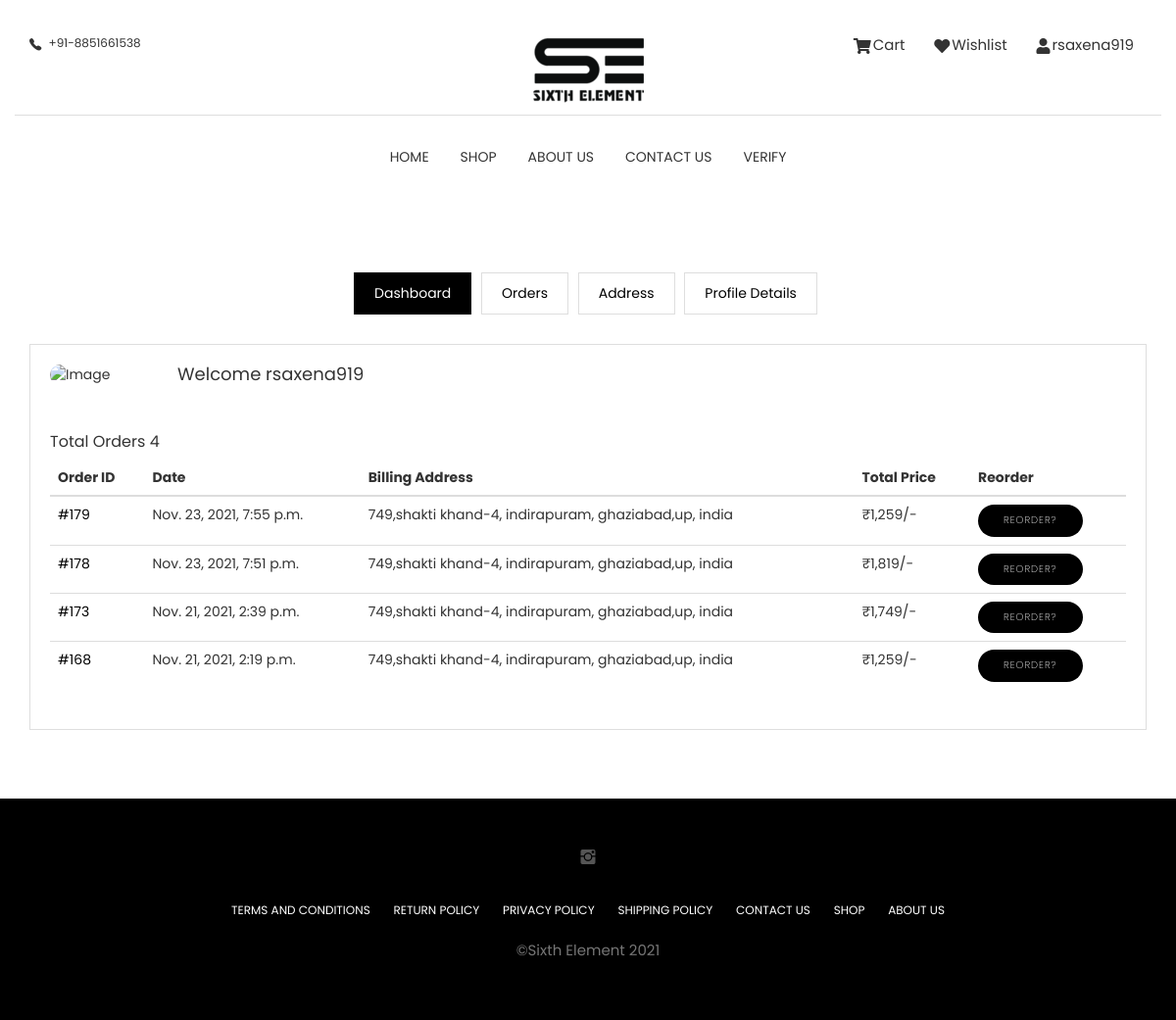
The page /dashboard (signed in) on the database as committed earlier.
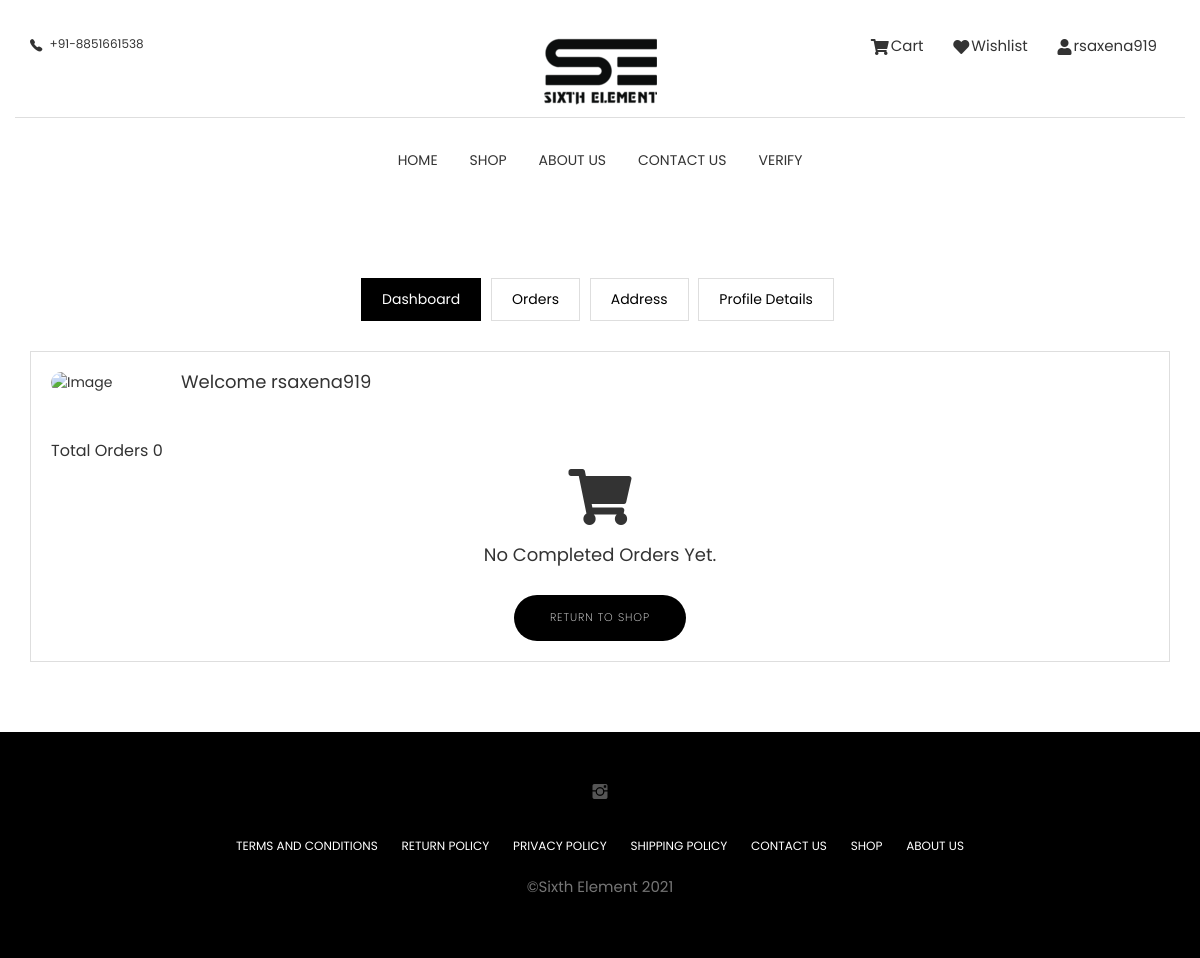
The same page on the database as committed later.
### basic/models.py (models this page shows, shortened)
class Order(models.Model):
    user = models.ForeignKey(User , on_delete=models.CASCADE)
    ordered = models.BooleanField(default=False)
    start_date = models.DateTimeField(auto_now_add=True)
    date = models.DateTimeField()
    final_amount = models.IntegerField(default=0)
    items = models.ManyToManyField(OrderItem)
    billing_address = models.ForeignKey('Billing_Address' , null=True, blank=True, on_delete=models.CASCADE)
    razorpay_id = models.CharField(max_length=100000000, null=True, blank=True)
    payment_id = models.CharField(max_length=10000000 , null=True, blank=True)
    signature = models.CharField(max_length=1000000000000 , null=True , blank=True)
    coupon_bool = models.BooleanField(default=False)
    coupon  = models.ForeignKey('Coupons' ,null=True, blank=True,  on_delete=models.SET_NULL)
    def get_total_amount(self):
        total = 0
        for i in self.items.all():
            total += i.get_total()
        return total

class Billing_Address(models.Model):
    name=models.CharField(max_length=1000 , null=True, blank=True)
    user = models.ForeignKey(User , on_delete=models.CASCADE)
    home = models.CharField(max_length=10000)
    phone = models.CharField(max_length=10 , null=True , blank=True)
    state = models.CharField(max_length=10 , choices=STATE_CHOICES)
    email = models.EmailField(max_length=1000 , null=True, blank=True)
    def __str__(self):
        return self.home

class OrderItem(models.Model):
    user = models.ForeignKey(User , on_delete=models.CASCADE)
    item = models.ForeignKey(Item , on_delete=models.CASCADE , related_name='item')
    qty = models.IntegerField(default=1)
    ordered = models.BooleanField(default=False)
    def get_total(self):
        return self.item.afterPrice * self.qty

class Item(models.Model):
    name = models.CharField(max_length=1000)
    price = models.IntegerField(default=0)
    category = models.CharField(max_length=1000 , choices=CATEGORY_CHOICES ,null=True , blank=True)
    qty = models.CharField(max_length=1000, choices=WEIGHT_CHOICES, null=True , blank=True )
    flavour = models.ForeignKey(Flavor , on_delete=models.CASCADE, null=True , blank=True)
    img1 = models.ImageField(null=True, blank=True)
    img2 = models.ImageField(null=True, blank=True)
    img3 = models.ImageField(null=True, blank=True)
    img4 = models.ImageField(null=True, blank=True)
    img5 = models.ImageField(null=True, blank=True)
    img6 = models.ImageField(null=True, blank=True)
    servings = models.CharField(max_length=100, null=True, blank=True , choices=SERVING_CHOICES)
    instock = models.BooleanField(default=False)
    desc = models.ForeignKey(Description , on_delete=models.CASCADE, null=True , blank=True)
    thumbnail = models.ImageField(null=True, blank=True)
    display = models.BooleanField(default=True)
    percent = models.PositiveIntegerField(default=30, validators=[MaxValueValidator(99)])
    rating = models.PositiveIntegerField(validators=[MaxValueValidator(5)], null=True, blank=True)
    afterPrice = models.IntegerField(default=0, null=True, blank=True)

### basic/views.py (the view)
# urls.py: path('dashboard' , views.dashboard , name='dashboard'),
def dashboard(request):
    if  request.user.is_authenticated:
        orders = Order.objects.filter(user=request.user , ordered=True).order_by('-date')
        orderCount = orders.count()
        billing_address = Billing_Address.objects.filter(user=request.user).last()
    else:
        orders = None
        orderCount = None
        billing_address= None
    context = {'orders':orders,
    'orderCount':orderCount,
    'billingAddress':billing_address}
    return render(request , 'profile/homepage.html' , context)

### templates/profile/homepage.html (shortened to what this page needs)
{% extends "basic.html" %}
{% load static %}
{% load humanize %}
{% block content %}
<section class="user-dashboard page-wrapper">
	<div class="container">
		<div class="row">
			<div class="col-md-12">
				<ul class="list-inline dashboard-menu text-center">
					<li><a class="active" href="{% url 'dashboard' %}">Dashboard</a></li>
					<li><a href="{% url 'orders' %}">Orders</a></li>
					<li><a href="{% url 'address' %}">Address</a></li>
					<li><a href="{% url 'profile' %}">Profile Details</a></li>
				</ul>
				<div class="dashboard-wrapper user-dashboard">
					<div class="media">
						<div class="pull-left">
							<img class="media-object user-img" src="http://s3.amazonaws.com/37assets/svn/765-default-avatar.png" alt="Image">
						</div>
						<div class="media-body">
							<h2 class="media-heading">Welcome {{user}}</h2>
						</div>
					</div>
					<div class="total-order mt-40">
						<h4>Total Orders {{orderCount}}</h4>
						<div class="table-responsive">
						{% if orders %}
							<table class="table">
								<thead>
									<tr>
										<th>Order ID</th>
										<th>Date</th>
										<th>Billing Address</th>
										<th>Total Price</th>
										<th>Reorder</th>
									</tr>
								</thead>
								<tbody>
										{% for i in orders%}
											<tr>
												<td><a href="#!">#{{i.id}}</a></td>
												<td>{{i.start_date}}</td>
												<td>{{i.billing_address}}</td>
												<td>₹{{i.get_total_amount|intcomma}}/-</td>
												<td>
													<button data-toggle="modal" data-target="#{{i.id}}" class="btn btn-main btn-small btn-round-full">ReOrder?</button>
												</td>
											</tr>
										{% endfor %}
									{% else %}
									<div class="row">
									<div class="col-md-6 col-md-offset-3">
										<div class="block text-center">
											<i class="fa fa-shopping-cart fa-4x"></i>
											<h2 class="text-center">No Completed Orders Yet.</h2>
											<a href="{% url 'shop' %}" class="btn btn-main mt-20 btn-round-full">Return to shop</a>
									</div>
									</div>
									{% endif %}
								</tbody>
							</table>
						</div>
					</div>
				</div>
			</div>
		</div>
	</div>
</section>
{% endblock content %}

Rows that differ between the two databases and show on the page:
removed Order: id "179", start_date "Nov. 23, 2021, 7:55 p.m.", billing_address "749,shakti khand-4, indirapuram, ghaziabad,up, india", get_total_amount "1,259"
removed Order: id "178", start_date "Nov. 23, 2021, 7:51 p.m.", billing_address "749,shakti khand-4, indirapuram, ghaziabad,up, india", get_total_amount "1,819"
removed Order: id "173", start_date "Nov. 21, 2021, 2:39 p.m.", billing_address "749,shakti khand-4, indirapuram, ghaziabad,up, india", get_total_amount "1,749"
removed Order: id "168", start_date "Nov. 21, 2021, 2:19 p.m.", billing_address "749,shakti khand-4, indirapuram, ghaziabad,up, india", get_total_amount "1,259"
Other text that changed with them:
{{ orderCount }}: "4" → "0"
text no longer shown: "Order ID Date Billing Address Total Price Reorder"
text now shown: "No Completed Orders Yet. RETURN TO SHOP"
